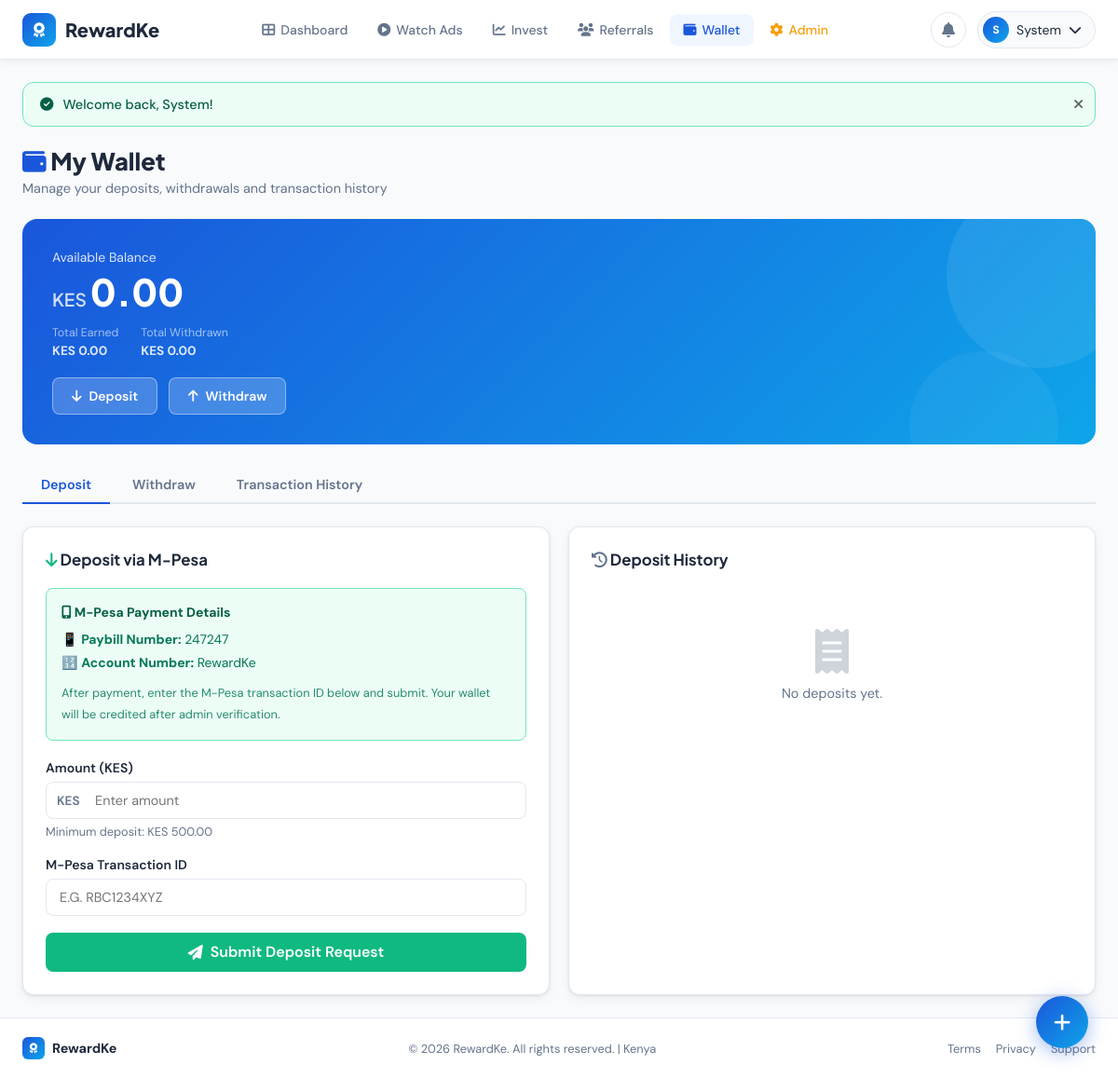
Screenshot of /wallet.php (signed in) with the database file from the repository.
### tables this page shows
CREATE TABLE IF NOT EXISTS users (
    id INT AUTO_INCREMENT PRIMARY KEY,
    full_name VARCHAR(100) NOT NULL,
    email VARCHAR(150) UNIQUE NOT NULL,
    phone VARCHAR(20) UNIQUE NOT NULL,
    password VARCHAR(255) NOT NULL,
    referral_code VARCHAR(20) UNIQUE NOT NULL,
    referred_by INT NULL,
    wallet_balance DECIMAL(12,2) DEFAULT 0.00,
    total_earned DECIMAL(12,2) DEFAULT 0.00,
    total_withdrawn DECIMAL(12,2) DEFAULT 0.00,
    status ENUM('active','suspended','pending') DEFAULT 'active',
    is_admin TINYINT(1) DEFAULT 0,
    avatar VARCHAR(255) DEFAULT NULL,
    created_at TIMESTAMP DEFAULT CURRENT_TIMESTAMP,
    updated_at TIMESTAMP DEFAULT CURRENT_TIMESTAMP ON UPDATE CURRENT_TIMESTAMP,
    FOREIGN KEY (referred_by) REFERENCES users(id) ON DELETE SET NULL
);

CREATE TABLE IF NOT EXISTS settings (
    id INT AUTO_INCREMENT PRIMARY KEY,
    setting_key VARCHAR(100) UNIQUE NOT NULL,
    setting_value TEXT NOT NULL,
    updated_at TIMESTAMP DEFAULT CURRENT_TIMESTAMP ON UPDATE CURRENT_TIMESTAMP
);

### includes/config.php (called while the page is built, shortened)
<?php
function getDB() {
    static $pdo = null;
    if ($pdo === null) {
        try {
            $dsn = "mysql:host=" . DB_HOST . ";port=" . DB_PORT . ";dbname=" . DB_NAME . ";charset=" . DB_CHARSET;
            $options = [
                PDO::ATTR_ERRMODE            => PDO::ERRMODE_EXCEPTION,
                PDO::ATTR_DEFAULT_FETCH_MODE => PDO::FETCH_ASSOC,
                PDO::ATTR_EMULATE_PREPARES   => false,
            ];
            $pdo = new PDO($dsn, DB_USER, DB_PASS, $options);
        } catch (PDOException $e) {
            die('<div style="font-family:Arial;padding:20px;background:#fee;border:1px solid #f00;margin:20px;border-radius:8px;"><strong>Database Error:</strong> ' . htmlspecialchars($e->getMessage()) . '<br><small>Check your database settings in includes/config.php</small></div>');
        }
    }
    return $pdo;
}
function getSetting($key) {
    $db = getDB();
    $stmt = $db->prepare("SELECT setting_value FROM settings WHERE setting_key = ?");
    $stmt->execute([$key]);
    $row = $stmt->fetch();
    return $row ? $row['setting_value'] : null;
}
function isLoggedIn() {
    return isset($_SESSION['user_id']) && !empty($_SESSION['user_id']);
}
function isAdmin() {
    return isset($_SESSION['is_admin']) && $_SESSION['is_admin'] == 1;
}
function formatKES($amount) {
    return 'KES ' . number_format((float)$amount, 2);
}
function getCurrentUser() {
    $db = getDB();
    $stmt = $db->prepare("SELECT * FROM users WHERE id = ?");
    $stmt->execute([$_SESSION['user_id']]);
    return $stmt->fetch();
}
function sanitize($input) {
    return htmlspecialchars(strip_tags(trim($input)), ENT_QUOTES, 'UTF-8');
}
function getFlash() {
    if (isset($_SESSION['flash_msg'])) {
        $msg = $_SESSION['flash_msg'];
        $type = $_SESSION['flash_type'] ?? 'info';
        return ['msg' => $msg, 'type' => $type];
    }
    return null;
}

### wallet.php (the view, shortened to what this page needs)
<?php
require_once 'includes/config.php';
$user = getCurrentUser();
$db = getDB();
$deposits = $db->prepare("SELECT * FROM deposits WHERE user_id = ? ORDER BY created_at DESC LIMIT 20");
$deposits->execute([$user['id']]);
$deposits = $deposits->fetchAll();
$minDep  = getSetting('min_deposit');
$paybill = getSetting('mpesa_paybill');
$account = getSetting('mpesa_account');
include 'includes/header.php';
?>
<div class="page-header">
    <h1><i class="fas fa-wallet" style="color:var(--primary);"></i> My Wallet</h1>
    <p>Manage your deposits, withdrawals and transaction history</p>
</div>
<div class="wallet-hero" style="margin-bottom:24px;">
    <div class="wallet-label">Available Balance</div>
    <div class="wallet-amount"><span class="wallet-currency">KES</span><?php echo number_format($user['wallet_balance'], 2); ?></div>
    <div style="display:flex;gap:24px;margin-top:16px;font-size:0.85rem;opacity:.85;">
        <div><div style="opacity:.7;font-size:.78rem;margin-bottom:3px;">Total Earned</div><strong><?php echo formatKES($user['total_earned']); ?></strong></div>
        <div><div style="opacity:.7;font-size:.78rem;margin-bottom:3px;">Total Withdrawn</div><strong><?php echo formatKES($user['total_withdrawn']); ?></strong></div>
    </div>
    <div class="wallet-actions" style="margin-top:20px;">
        <button class="wallet-btn" onclick="document.querySelector('[data-tab=deposit]').click()"><i class="fas fa-arrow-down"></i> Deposit</button>
        <button class="wallet-btn" onclick="document.querySelector('[data-tab=withdraw]').click()"><i class="fas fa-arrow-up"></i> Withdraw</button>
    </div>
</div>
<div class="tabs">
    <button class="tab-btn active" data-tab="deposit">Deposit</button>
    <button class="tab-btn" data-tab="withdraw">Withdraw</button>
    <button class="tab-btn" data-tab="history">Transaction History</button>
</div>
<div class="tab-pane active" id="tab-deposit">
    <div class="grid-2">
        <div class="card">
            <div class="card-title" style="margin-bottom:20px;"><i class="fas fa-arrow-down" style="color:var(--success);"></i> Deposit via M-Pesa</div>
            <div style="background:#ecfdf5;border:1px solid #6ee7b7;border-radius:8px;padding:16px;margin-bottom:20px;font-size:0.875rem;">
                <div style="font-weight:700;margin-bottom:8px;color:#065f46;"><i class="fas fa-mobile-alt"></i> M-Pesa Payment Details</div>
                <div style="color:#047857;line-height:1.8;">
                    <div>📱 <strong>Paybill Number:</strong> <?php echo $paybill; ?></div>
                    <div>🔢 <strong>Account Number:</strong> <?php echo $account; ?></div>
                    <div style="margin-top:8px;font-size:0.8rem;opacity:.85;">After payment, enter the M-Pesa transaction ID below and submit. Your wallet will be credited after admin verification.</div>
                </div>
            </div>
            <form method="POST">
                <div class="form-group">
                    <label class="form-label">Amount (KES)</label>
                    <div style="position:relative;">
                        <span class="input-prefix">KES</span>
                        <input type="number" name="amount" class="form-control" style="padding-left:52px;" placeholder="Enter amount" min="<?php echo $minDep; ?>" step="1" required>
                    </div>
                    <div class="form-text">Minimum deposit: <?php echo formatKES($minDep); ?></div>
                </div>
                <div class="form-group">
                    <label class="form-label">M-Pesa Transaction ID</label>
                    <input type="text" name="transaction_id" class="form-control" placeholder="e.g. RBC1234XYZ" style="text-transform:uppercase;">
                </div>
                <button type="submit" name="deposit" class="btn btn-success btn-block btn-lg">
                    <i class="fas fa-paper-plane"></i> Submit Deposit Request
                </button>
            </form>
        </div>
        <div class="card">
            <div class="card-title" style="margin-bottom:16px;"><i class="fas fa-history" style="color:var(--gray);"></i> Deposit History</div>
            <?php if (empty($deposits)): ?>
            <div class="empty-state"><i class="fas fa-receipt"></i><p>No deposits yet.</p></div>
            <?php endif; ?>
        </div>
    </div>
</div>
<?php include 'includes/footer.php'; ?>

### includes/header.php (shortened to what this page needs)
<?php
$flash = getFlash();
$user = getCurrentUser();
?>
<!DOCTYPE html>
<html lang="en">
<head>
    <link rel="stylesheet" href="https://cdnjs.cloudflare.com/ajax/libs/font-awesome/6.5.0/css/all.min.css">
    <link rel="stylesheet" href="<?php echo SITE_URL; ?>/assets/css/style.css">
</head>
<body>
<nav class="navbar">
    <div class="navbar-brand">
        <a href="<?php echo SITE_URL; ?>/dashboard.php">
            <span class="brand-icon"><i class="fas fa-award"></i></span>
            <span class="brand-text"><?php echo SITE_NAME; ?></span>
        </a>
    </div>
    <div class="navbar-menu" id="navMenu">
        <?php if (isLoggedIn()): ?>
        <a href="<?php echo SITE_URL; ?>/dashboard.php" class="nav-link <?php echo basename($_SERVER['PHP_SELF']) == 'dashboard.php' ? 'active' : ''; ?>"><i class="fas fa-th-large"></i> Dashboard</a>
        <a href="<?php echo SITE_URL; ?>/ads.php" class="nav-link <?php echo basename($_SERVER['PHP_SELF']) == 'ads.php' ? 'active' : ''; ?>"><i class="fas fa-play-circle"></i> Watch Ads</a>
        <a href="<?php echo SITE_URL; ?>/invest.php" class="nav-link <?php echo basename($_SERVER['PHP_SELF']) == 'invest.php' ? 'active' : ''; ?>"><i class="fas fa-chart-line"></i> Invest</a>
        <a href="<?php echo SITE_URL; ?>/referrals.php" class="nav-link <?php echo basename($_SERVER['PHP_SELF']) == 'referrals.php' ? 'active' : ''; ?>"><i class="fas fa-users"></i> Referrals</a>
        <a href="<?php echo SITE_URL; ?>/wallet.php" class="nav-link <?php echo basename($_SERVER['PHP_SELF']) == 'wallet.php' ? 'active' : ''; ?>"><i class="fas fa-wallet"></i> Wallet</a>
        <?php if (isAdmin()): ?>
        <a href="<?php echo SITE_URL; ?>/admin/" class="nav-link admin-link"><i class="fas fa-cog"></i> Admin</a>
        <?php endif; ?>
        <?php endif; ?>
    </div>
    <div class="navbar-right">
        <?php if (isLoggedIn()): ?>
        <a href="<?php echo SITE_URL; ?>/notifications.php" class="notif-btn">
            <i class="fas fa-bell"></i>
        </a>
        <div class="user-dropdown">
            <button class="user-btn" id="userDropBtn">
                <span class="avatar-circle"><?php echo strtoupper(substr($user['full_name'], 0, 1)); ?></span>
                <span class="user-name-short"><?php echo explode(' ', $user['full_name'])[0]; ?></span>
                <i class="fas fa-chevron-down"></i>
            </button>
        </div>
        <?php else: ?>
        <a href="<?php echo SITE_URL; ?>/login.php" class="btn btn-outline-sm">Login</a>
        <a href="<?php echo SITE_URL; ?>/register.php" class="btn btn-primary-sm">Sign Up</a>
        <?php endif; ?>
    </div>
</nav>
<div class="main-content">
<?php if ($flash): ?>
<div class="flash-alert flash-<?php echo $flash['type']; ?>" id="flashAlert">
    <i class="fas fa-<?php echo $flash['type'] === 'success' ? 'check-circle' : ($flash['type'] === 'danger' ? 'times-circle' : 'info-circle'); ?>"></i>
    <?php echo sanitize($flash['msg']); ?>
    <button class="flash-close" onclick="document.getElementById('flashAlert').remove()"><i class="fas fa-times"></i></button>
</div>
<?php endif; ?>

### rows the page displays
users: full_name "S", full_name "System", wallet_balance "0.00", total_earned "KES 0.00", total_withdrawn "KES 0.00"
settings: setting_value "247247"
settings: setting_value "RewardKe"
settings: setting_value "KES 500.00"

### other values shown
SITE_NAME "RewardKe"
$flash['msg'] "Welcome back, System!"
